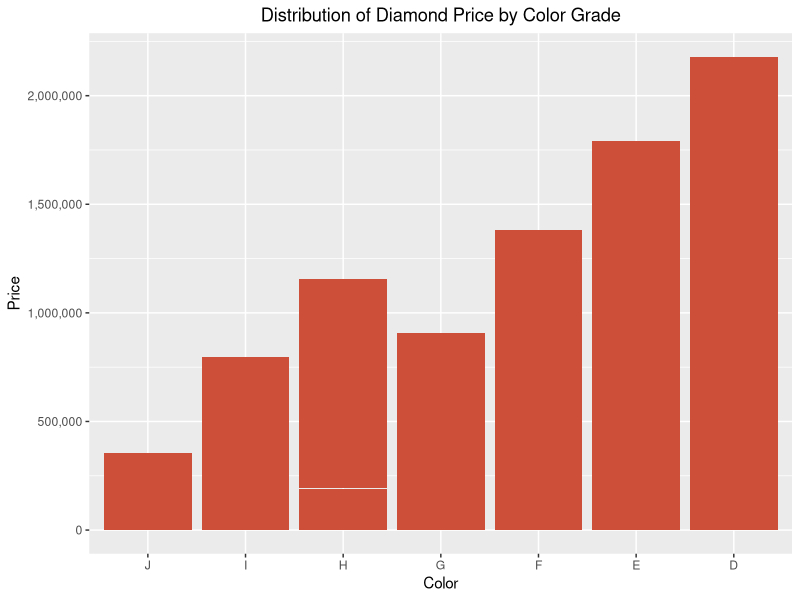
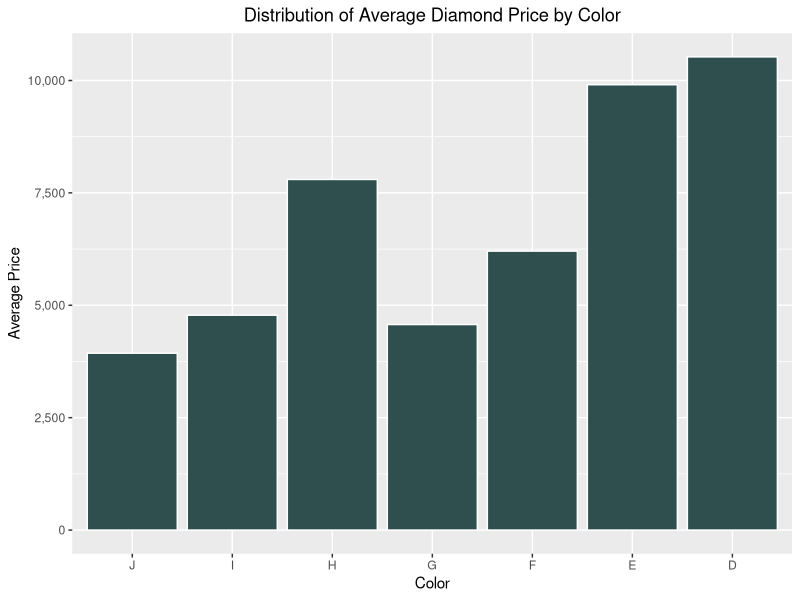
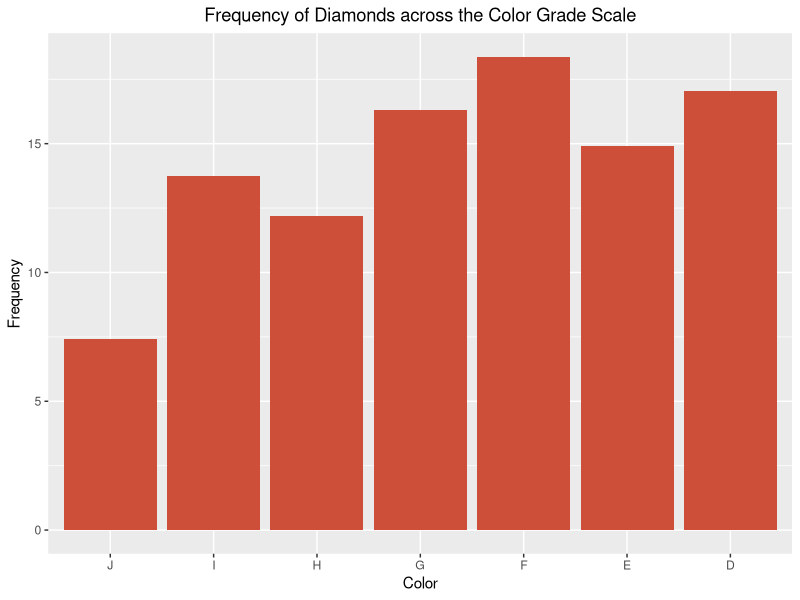
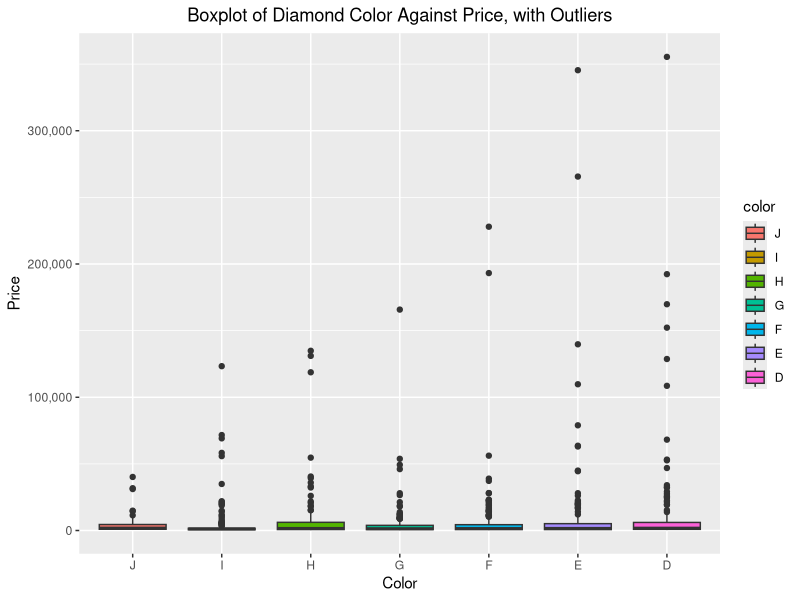
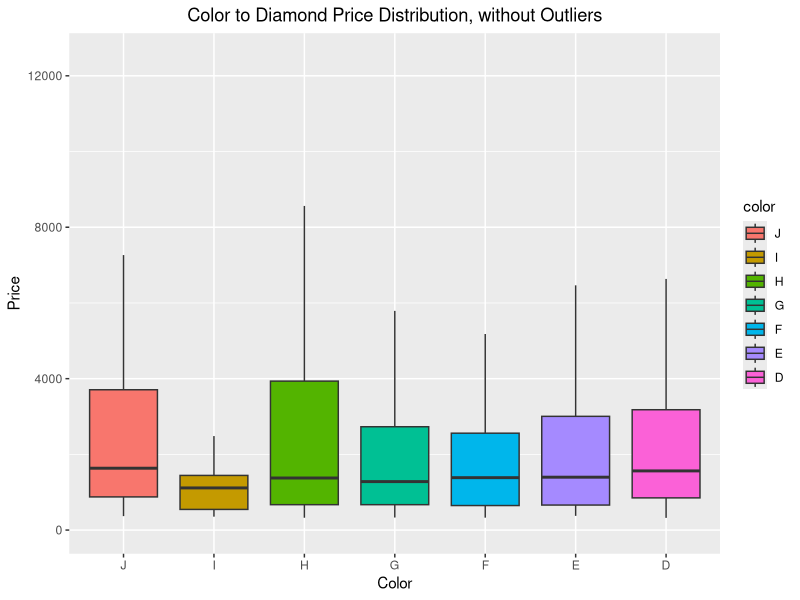
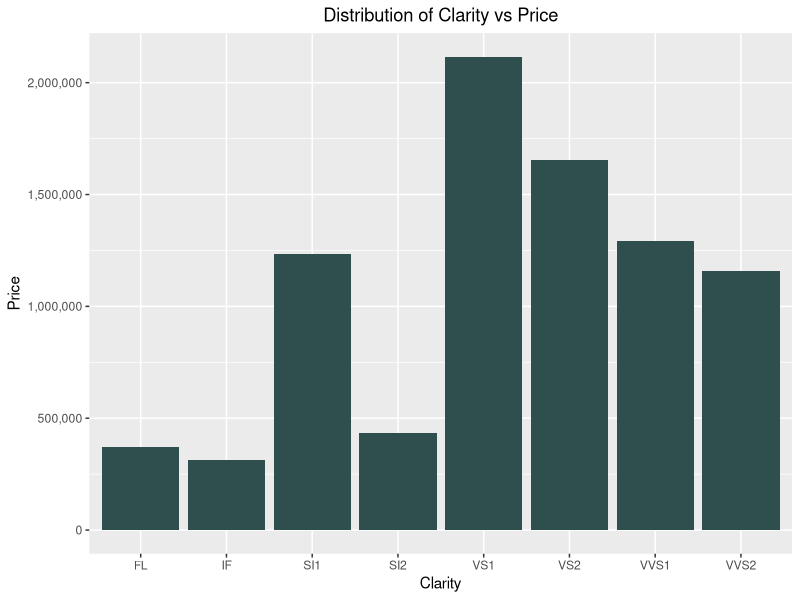
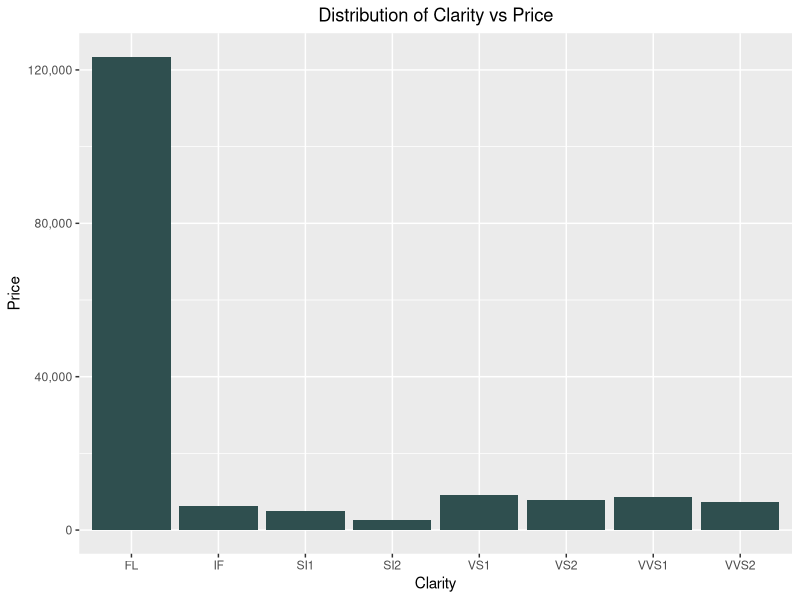
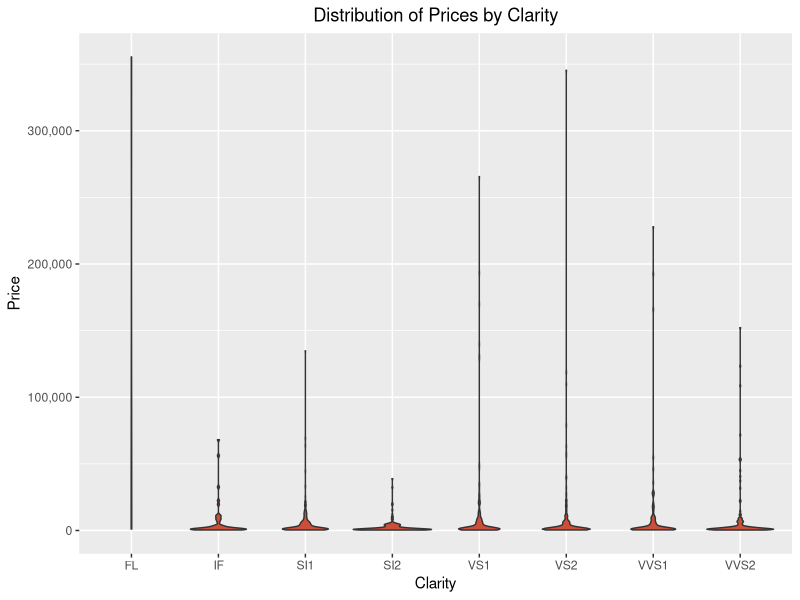

These figures' R source, in order: (Note: this script raises an error after producing the figures.)
## ---- chunk 1
library(tidyverse)
data <- read.csv('diamonds4.csv')
## ---- chunk 2
#reorder bar chart so that it goes from near-colorless (J,I,H,G) to colorless (F,E,D)
data$color <-factor(data$color, levels =c("J","I","H","G","F","E","D"))

#plot the bar chart
ggplot(data, aes(x=color,y=price))+
  geom_bar(stat="identity", fill = "tomato3")+
  scale_y_continuous(labels = scales::comma)+
  theme(axis.text.x = element_text(),
        plot.title=element_text(hjust = 0.5))+
  labs(x="Color",y="Price", title = "Distribution of Diamond Price by Color Grade")

## ---- chunk 3
Data2<-data %>% 
  group_by(color) %>% 
  summarize(avg.prices=mean(price),avg.carat=mean(carat),total = n()) 

grouped <-table(data$color)
totals<-sum(grouped)

color_percent<-(grouped / totals)*100

new_df<-data.frame(Data2,color_percent)

new_df<-new_df[,c(1,2,3,4,6)] #removing duplicated rows for clarity
new_df #Freq is already converted to a percent.
## ---- chunk 4
ggplot(new_df, aes(x=color,y=avg.prices))+
  geom_bar(stat="identity", fill="darkslategrey", col="white")+
  scale_y_continuous(labels = scales::comma)+
  theme(axis.text.x = element_text(),
        plot.title=element_text(hjust = 0.5))+
  labs(x="Color",y="Average Price", title = "Distribution of Average Diamond Price by Color")
## ---- chunk 5
ggplot(new_df, aes(x=color,y=Freq))+
  geom_bar(stat="identity",fill="tomato3")+
  theme(axis.text.x = element_text(angle=0),
        plot.title=element_text(hjust = 0.5))+
  labs(x="Color",y="Frequency", title = "Frequency of Diamonds across the Color Grade Scale")
## ---- chunk 6
ggplot(data,aes(x=color,y=price,fill=color))+
  geom_boxplot()+
  scale_y_continuous(labels = scales::comma)+
  theme(axis.text.x = element_text(),plot.title=element_text(hjust = 0.5))+
  labs(x="Color",y="Price", title = "Boxplot of Diamond Color Against Price, with Outliers")
## ---- chunk 7
ggplot(data,aes(x=color,y=price,fill=color))+
  geom_boxplot(outlier.color=NA)+ylim(0,12500)+
  theme(axis.text.x = element_text(),plot.title=element_text(hjust = 0.5))+
  labs(x="Color",y="Price",title="Color to Diamond Price Distribution, without Outliers")
  
## ---- chunk 8
Clarity_Table <- table(data$clarity)
round(prop.table(Clarity_Table), 4)
## ---- chunk 9
#Hannah's chart
ggplot(data, aes(x=clarity, y=price))+
  geom_bar(stat="identity", fill="darkslategrey")+
  scale_y_continuous(labels = scales::comma)+
  theme(axis.text.x = element_text(angle = 0),
        plot.title = element_text(hjust = 0.5))+
  labs(x="Clarity", y="Price",title="Distribution of Clarity vs Price")
## ---- chunk 10
# Sarah's plot
ggplot(data, aes(x=clarity, y=price))+
  scale_y_continuous(labels = scales::comma)+
  stat_summary(fun = "mean", geom = "bar",fill="darkslategrey")+
  theme(axis.text.x = element_text(angle = 0),
        plot.title = element_text(hjust = 0.5))+
  labs(x="Clarity", y="Price",title="Distribution of Clarity vs Price")

group_mean<- aggregate(x= data$price,
                      # Specify group indicator
                      by = list(data$clarity),      
                      # Specify function (i.e. mean)
                      FUN = mean)
print(group_mean)
## ---- chunk 11
ggplot(data, aes(x=clarity, y=price))+
  geom_violin(fill="tomato3")+
  scale_y_continuous(labels = scales::comma)+
  theme(axis.text.x = element_text(angle = 0),
        plot.title = element_text(hjust = 0.5))+
  labs(x="Clarity", y="Price", title="Distribution of Prices by Clarity")
## ---- chunk 12
ggplot(data, aes(x=clarity,y=price))+
  geom_point(alpha=0.5,col="darkslategrey",size=3)+
  scale_y_continuous(labels = scales::comma)+
  labs(x="Clarity", y="Price",title="Scatterplot of Blue Nile Diamond Clarity Against Price")+
  theme(plot.title = element_text(hjust = 0.5))
## ---- chunk 13
meancarat<-mean(data$carat)
#Mean carat size is .813
mediancarat<-median(data$carat)
#Median carat size is .52

#Checking the spread of just carat
hist(data$carat,xlab="Carat Weight",ylab="# of Diamonds",main="Distribution of Blue Nile Diamond Carat Size", col='darkslategrey',border='white')


## ---- chunk 14
#Checking the relationship between price and carat

ggplot(data, aes(x=carat, y=price)) +
  geom_point(size=2.5, col="tomato3",alpha=0.4)+
  scale_y_continuous(labels = scales::comma)+
  labs(x="Carat Weight", y="Price",title="Scatterplot of Carat Weight Against Price of Blue Nile Diamonds")+
  theme(plot.title = element_text(hjust = 0.5))
## ---- chunk 15
ggplot(data, aes(x=cut, y=price, size=carat)) +
  geom_point(col="darkslategrey",alpha=0.4)+
  scale_y_continuous(labels = scales::comma)+
  labs(x="Carat Weight", y="Price",title="Scatterplot of Cut and Carat Against Price of Blue Nile Diamonds")+
  theme(plot.title = element_text(hjust = 0.5))
## ---- chunk 16
#Get ratio of carat weight per dollar
pricepercarat<-(data$price/data$carat)
data<-data.frame(data,pricepercarat)

data$caratratio <-round(data$pricepercarat,3)
#reordering levels in ascending order from worst to best cut
data$cut<-factor(data$cut, levels=c("Good","Very Good","Ideal","Astor Ideal"))

ggplot(data,aes(x=cut,y=pricepercarat))+
  geom_boxplot()+
  scale_y_continuous(labels = scales::comma)+
  theme(axis.text.x = element_text(),plot.title=element_text(hjust = 0.5))+
  labs(x="Cut",y="Price Per Carat", title = "Diamond Cut Against Price per Carat, with Outliers")

ggplot(data, aes(x=carat, y=pricepercarat)) +
  geom_point(size=2.5, col="darkslategrey",alpha=0.3)+
  scale_y_continuous(labels = scales::comma)+
  labs(x="Carat Weight", y="Price",title="Scatterplot of Carat Weight Against Price of Blue Nile Diamonds")+
  theme(plot.title = element_text(hjust = 0.5))

## ---- chunk 17

levels(data$cut)

#creating scatterplot to see relationship between cut and price by group
ggplot(data = data, mapping = aes(x=cut,y=price))+
  geom_point(fill = "blue")+
  geom_smooth(method = lm, se = FALSE)+
  labs(x="Cut", y = "Price", title = "Relationship between Diamond Cut and Price")
#plot shows many outliers by cut (Astor Ideal appears to have the most closely clustered datapoints by price).  Difficult to see density of points in groups. #Will create additional visualizations to better explore data

#creating violin plot to more clearly see differences in cut groups
ggplot(data, aes(x=cut, y=price))+
  geom_violin()+
  labs(x="cut", y="price", title="Diamond cut vs price")

#examining the number of datapoints in each cut to better understand data
summary(data$cut)
 #     Good   Very Good       Ideal Astor Ideal 
 #        73         382         739          20 
#Astor has the smallest n of any group, while Ideal has the largest.  


#calculating the median price by cut to better understand data
median_data <- aggregate(data$price,         # Median by group
          list(data$cut),
          median)
median_data

#calculating mean price by cut to better understand data
mean_data <- aggregate(data$price,         # mean by group
          list(data$cut),
          mean)
mean_data 


#plotting median price by cut
ggplot(median_data, aes(x=Group.1, y=x))+
  geom_bar(fill= 'blue', stat="identity")+ 
  theme(axis.text.x = element_text(angle = 90), 
        plot.title = element_text(hjust = 0.5))+
  labs(x="Cut", y="Median Price", title="Median Price by Cut")

#plotting mean price by cut
ggplot(mean_data, aes(x=Group.1, y=x))+
  geom_bar(fill= 'blue', stat="identity")+ 
  theme(axis.text.x = element_text(angle = 90), 
        plot.title = element_text(hjust = 0.5))+
  labs(x="Cut", y="Average Price", title="Average Price by Cut")
## ---- chunk 18
# Stacked
ggplot(data, aes(x=color,fill=cut))+
  geom_bar(stat="count", width=0.7)+
    theme(axis.text.x = element_text(angle = 90), 
        plot.title = element_text(hjust = 0.5))+
  labs(title = "Diamond Color by Cut",x="Diamond Color", y="Number of Diamonds")
## ---- chunk 19
# Stacked
ggplot(data, aes(x=clarity,fill=cut))+
  geom_bar(stat="count", width=0.7)+
    theme(axis.text.x = element_text(angle = 90), 
        plot.title = element_text(hjust = 0.5))+
  labs(title = "Diamond Clarity by Cut",x="Diamond Clarity", y="Number of Diamonds")
## ---- chunk 20
meanprice<-mean(data$price)
#Mean price is $7,056.74
medianprice<-median(data$price)
#Median price is $1,463.50

min(data$price)

## ---- chunk 21
ggplot(data, aes(x=carat, y=price))+
  geom_point()+ #scatterplot
  geom_smooth(method = "lm", se = FALSE) #adds linear line 
  labs(x="Carat", y="Price", title="Effect of Diamond Carat against Price")

## ---- chunk 22
caratregr <- lm(price~carat, data=data)
summary(caratregr)
## ---- chunk 23
par(mfrow = c(2, 2))
plot(caratregr)
## ---- chunk 24
library(MASS) ##to use boxcox function
MASS::boxcox(caratregr, lambda = seq(-0.5, 0.5, 1/10))
## ---- chunk 25
library(MASS) ##to use boxcox function
MASS::boxcox(caratregr, lambda = seq(0.2, 0.4, 1/10))
## ---- chunk 26
#transform y 
data$newy<-log(data$price)

#regress new y against x
result <- lm(newy~carat, data = data)

#create a new residual plot 
par(mfrow=c(2,2))
plot(result)
## ---- chunk 27
ggplot2::ggplot(data, aes(x=carat,y=newy))+
  geom_point()+
  geom_smooth(method = "lm", se=FALSE)+
  labs(x="Carat", y="Priceˆ0.3",
  title="Priceˆ0.3 against Carat")

## ---- chunk 28
data$caratstar<-log(data$carat)

ggplot(data, aes(x=caratstar, y=newy))+
  geom_point()+
  geom_smooth(method = "lm", se=FALSE)+
  labs(x="Log of Carat", y="Log of Price", title="Effect of Regressed Diamond Carat against Regressed Price")

## ---- chunk 29
final_result <- lm(newy~caratstar, data = data)

#create a new residual plot 
par(mfrow=c(2,2))
plot(final_result)
## ---- chunk 30
cor(data$caratstar, data$newy)
## ---- chunk 31
summary(final_result)
## ---- chunk 32
anova.tab <- anova(final_result)
anova.tab
## ---- chunk 33
qf(0.95,1,1212)
